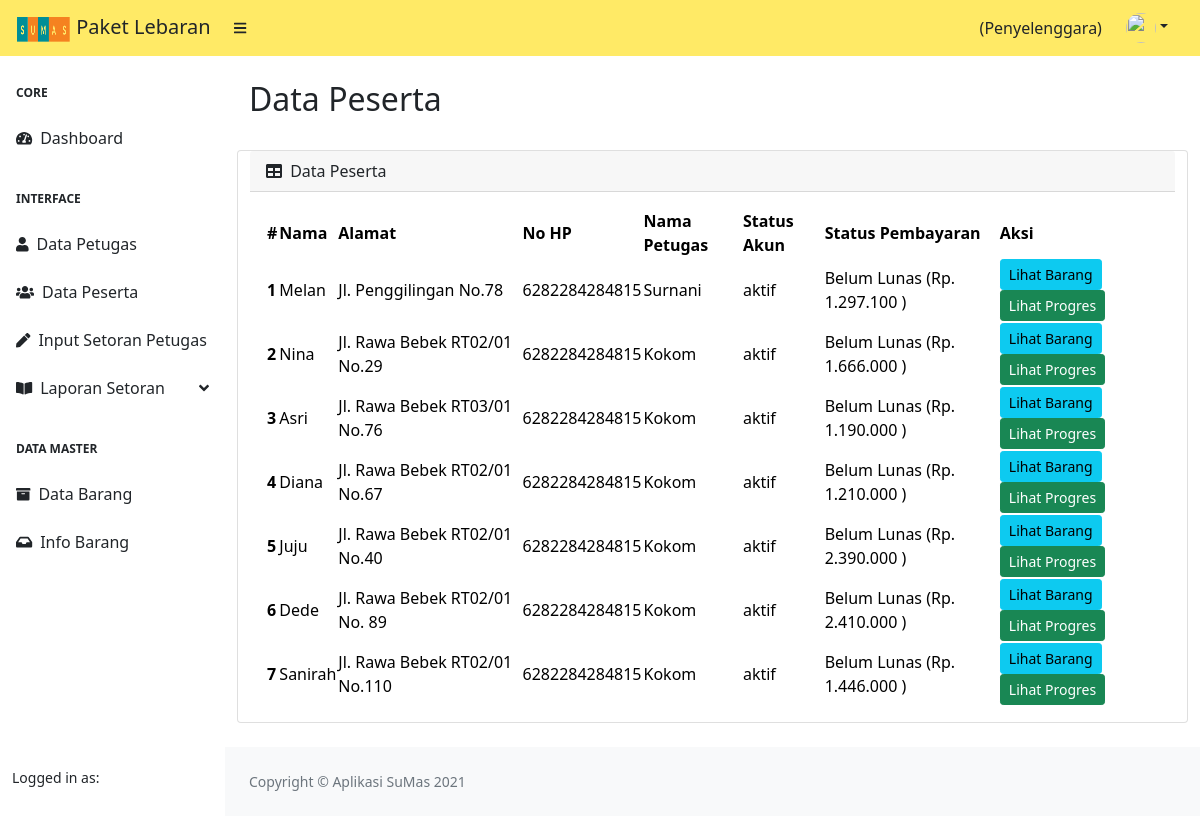
/index.php/penyelenggara/data_peserta, run on an earlier commit of the app's database.
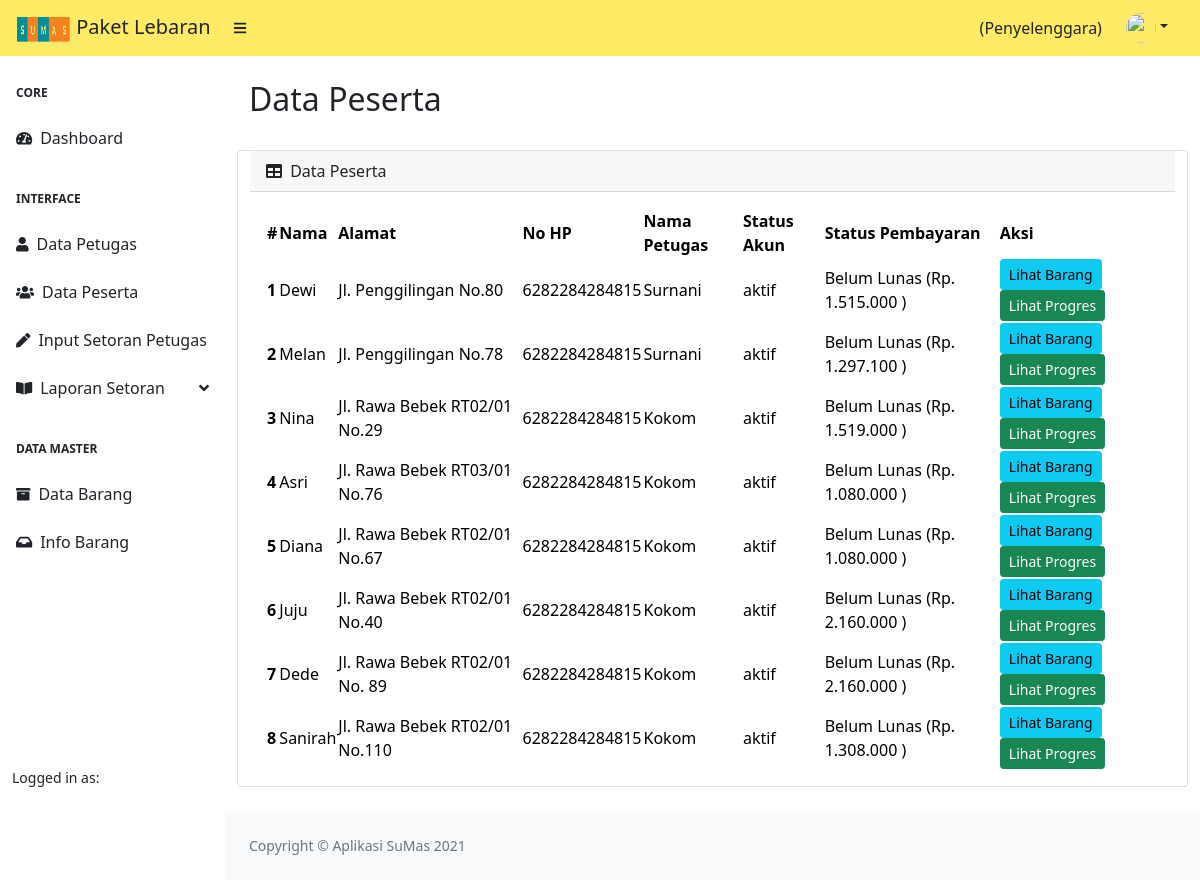
And on a later commit of the database.
### tables this page shows
CREATE TABLE `user` (
  `id` int(11) NOT NULL,
  `nama_lengkap` varchar(225) NOT NULL,
  `alamat` varchar(225) NOT NULL,
  `no_hp` varchar(20) NOT NULL,
  `username` varchar(255) NOT NULL,
  `image` varchar(225) NOT NULL,
  `password` varchar(255) NOT NULL,
  `status` varchar(10) NOT NULL,
  `tabungan` varchar(225) DEFAULT NULL,
  `nama_petugas` varchar(50) NOT NULL,
  `id_petugas` int(11) NOT NULL,
  `created_at` datetime DEFAULT NULL
);

### application/controllers/Penyelenggara.php (called while the page is built, shortened)
<?php
class Penyelenggara extends CI_Controller
{
    public function __construct()
    {
        $this->load->model('M_DataMaster');
        $this->load->model('M_Penyelenggara');
        $this->load->library('form_validation');
    }
    public function data_peserta()
    {
        $data['title'] = 'Data Peserta';
        $data['user'] = $this->db->get_where('penyelenggara', ['username' => $this->session->userdata('username')])->row_array();
        $this->db->select('user.*, SUM(pembayaran.nominal) AS total_bayar');
        $this->db->join('pembayaran', 'user.id = pembayaran.id_user', 'left');
        $this->db->order_by('created_at', 'desc');
        $this->db->group_by('user.id');
        $data['rows'] = $this->db->get_where('user', [
            'pembayaran.status !=' => 'cancel'
        ])->result();
        $data['penyelenggara'] = $this->db->get('penyelenggara')->row();
        $this->load->view('templates/header', $data);
        $this->load->view('templates/sidebar_penyelenggara', $data);
        $this->load->view('penyelenggara/data_peserta');
        $this->load->view('templates/footer');
    }
}

### index.php (called while the page is built, shortened)
<?php
require_once BASEPATH.'core/CodeIgniter.php';

### application/views/penyelenggara/data_peserta.php (the view, shortened to what the changed rows need)
<div id="layoutSidenav_content">
    <main>
        <div class="container-fluid px-4">
            <h2 class="mt-4"><?= $title;  ?></h2>
            <div class="row">
                <div class="card mb-4">
                    <div class="card-body">
                        <table id="datatablesSimple">
                            <thead>
                                <tr class="table-warning">
                                    <th>#</th>
                                    <th>Nama</th>
                                    <th>Alamat</th>
                                    <th>No HP</th>
                                    <th>Nama Petugas</th>
                                    <th>Status Akun</th>
                                    <th>Status Pembayaran</th>
                                    <th>Aksi</th>
                                </tr>
                            </thead>
                            <tbody>
                                <?php
                                $count = 0;
                                foreach ($rows as $row) :
                                    $count = $count + 1;
                                    $this->db->select('SUM(harga) AS harga_total');
                                    $this->db->join('barang', 'target_barang.id_barang = barang.id');
                                    $barang = $this->db->get_where('target_barang', ['id_user' => $row->id])->row();
                                    $jml_barang = $this->db->get_where('target_barang', ['id_user' => $row->id])->num_rows();
                                    $tanggal_mulai = date('Y-m-d', strtotime('-1 days', strtotime($penyelenggara->tanggal_mulai)));
                                    $mulai = date_create($tanggal_mulai);
                                    $selesai = date_create($penyelenggara->tanggal_selesai);
                                    $diff = date_diff($mulai, $selesai);
                                    $jml_hari = $diff->days;
                                    $total_harga_barang = $barang->harga_total * $jml_hari;
                                    $total_tabungan = $row->tabungan * $jml_hari;
                                    $total_iuran_peserta = $total_harga_barang + $total_tabungan;
                                    $sisa = $total_iuran_peserta - $row->total_bayar;
                                ?>
                                    <tr class="table-light">
                                        <th scope=" row"><?= $count ?></th>
                                        <td><?= $row->nama_lengkap ?></td>
                                        <td><?= $row->alamat ?></td>
                                        <td><?= $row->no_hp ?></td>
                                        <td><?= $row->nama_petugas ?></td>
                                        <td><?= $row->status  ?></td>
                                        <td>
                                            <?php if ($jml_barang > 0) : ?>
                                                <?php if ($sisa <= 0) : ?>
                                                    Sudah Lunas (
                                                <?php else : ?>
                                                    Belum Lunas (Rp.
                                                <?php endif ?>
                                                <?= number_format($sisa, 0, ',', '.') ?>
                                                )
                                            <?php else : ?>
                                                Belum memilih barang
                                            <?php endif; ?>
                                        </td>
                                        <td>
                                            <a href="<?= base_url('penyelenggara/data_barang_peserta/' . $row->id) ?>" class="btn btn-info btn-sm">Lihat Barang</a>
                                            <a href="<?= base_url('penyelenggara/progres_peserta/' . $row->id) ?>" class="btn btn-success btn-sm">Lihat Progres</a>
                                        </td>
                                    </tr>
                                <?php endforeach; ?>
                            </tbody>
                        </table>
                    </div>
                </div>
            </div>
        </div>
    </main>

What changed in the data, as far as the page shows it:
now on this page (row edited): user: nama_lengkap "Dewi", alamat "Jl. Penggilingan No.80", no_hp "6282284284815", nama_petugas "Surnani", status "aktif", tabungan "Belum Lunas (Rp.", sisa "1.515.000"
changed user "Nina": sisa "1.666.000" → "1.519.000"
changed user "Asri": sisa "1.190.000" → "1.080.000"
computed for user "Diana": sisa "1.210.000" → "1.080.000"
changed user "Juju": sisa "2.390.000" → "2.160.000"
computed for user "Dede": sisa "2.410.000" → "2.160.000"
computed for user "Sanirah": sisa "1.446.000" → "1.308.000"
